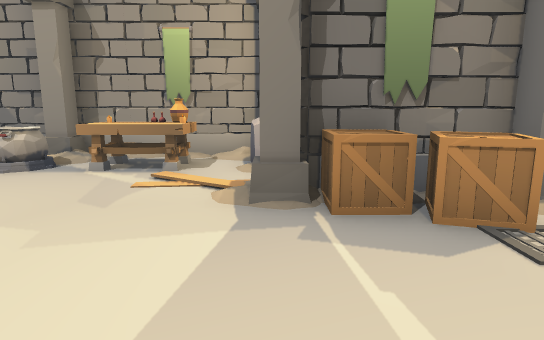
View 1 (above)

13 first-person views from a walk through a scene from a Unity 3-D project. The camera is 1.2 m above the floor, tilts 10° down and sees 75° across. The floor is counted in squares, 1 m on a side. Each view is taken from the middle of a square. On the plan, view 1 faces up. The plan holds only what a view shows up to about 14 squares ahead; the rest is blank. Some animated figures are left out.

View 2
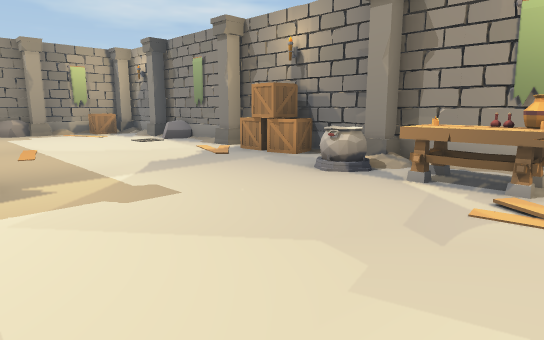

View 3
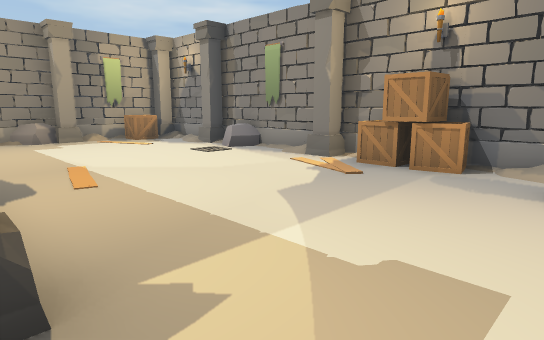

View 4
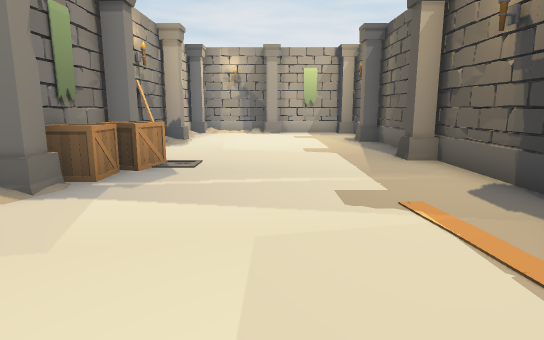

View 5
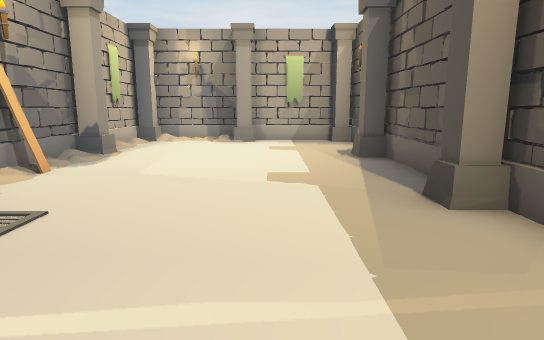

View 6
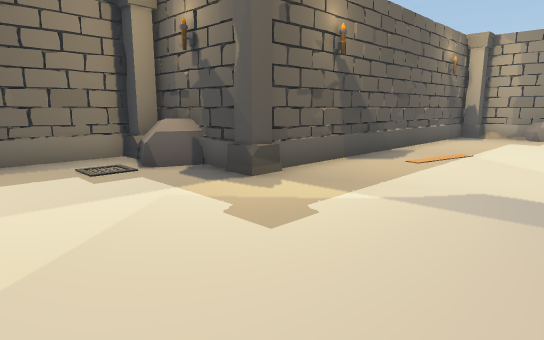

View 7
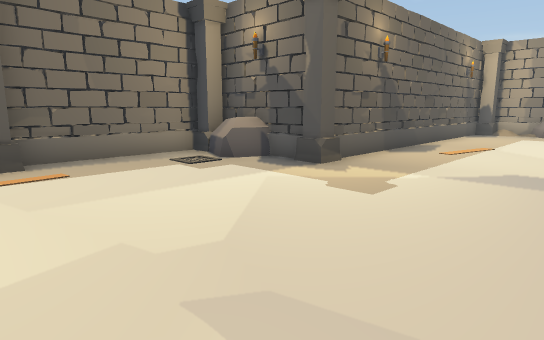

View 8
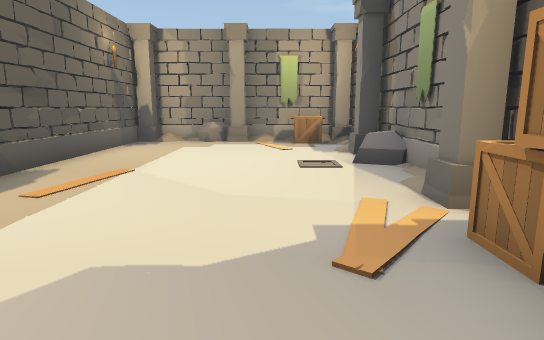

View 9
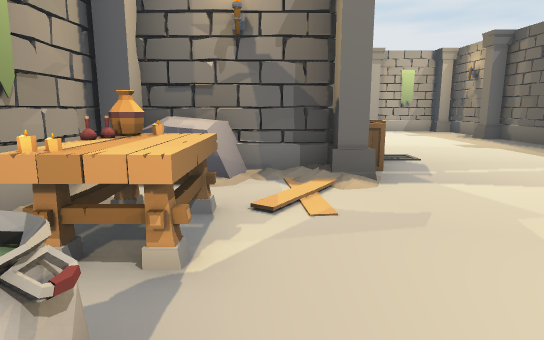

View 10
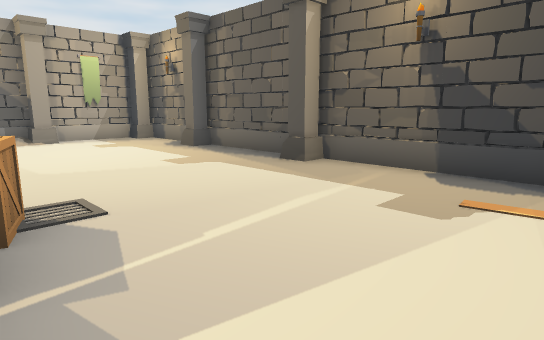

View 11
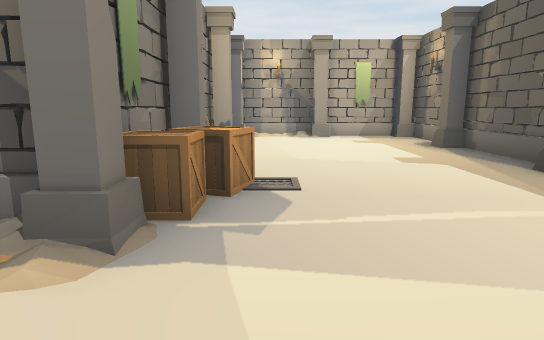

View 12
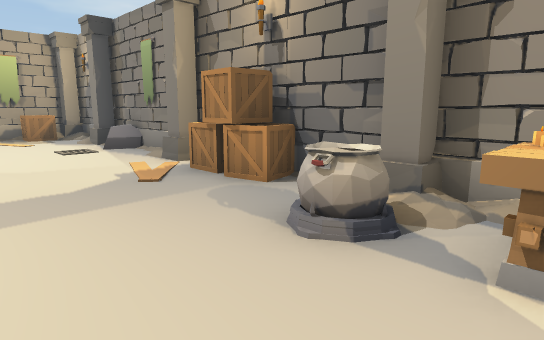

View 13
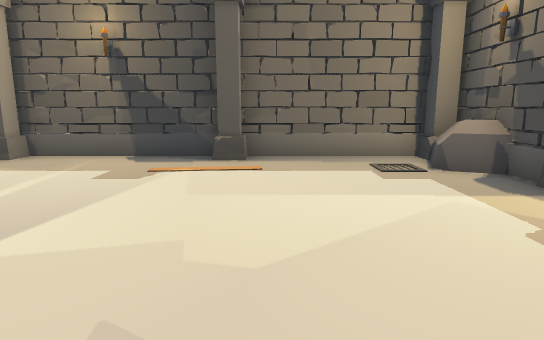

### Floor plan
Points are (right, up) in squares from view 1. A wall is a line through its corners. A room is listed if a view was taken in it or the views show most of it. See-through windows are left out.
Room 1 (views 1, 2, 3, 4, 5, 6, 7, 8, 9, 10, 11, 12, 13)
walls: (-7.4, 0.4) (-7.4, -0.4); (-6.5, -2.9) (7.5, -2.9); (-0.4, 8.9) (-9.5, 8.9); (-11.4, 8.9) (-13.5, 8.9); (5.4, 4.4) (5.3, 4.9); (5.7, 4.7) (5.2, 4.6); (-16.6, 8.9) (-19.4, 8.9) (-19.4, 1.6); (9.1, -2.9) (12.4, -2.9) (12.4, 3.4); (-18.5, 1.1) (-7.8, 1.1); (10.5, 4.9) (0.4, 4.9) (0.4, 6.5)
low walls: (5.8, 4.5) (5.4, 4.4)
ways out: opening at (11, 4)
objects: column (-19, 1) to (-19, 2); rock (-19, 4); column (-19, 5); box (-19, 7) to (-18, 8); column (-19, 8) to (-19, 9); column (-16, 8) to (-15, 9); rock (-14, 8) to (-14, 9); column (-11, 8) to (-10, 9); box (-9, 8); rock (-8, -2) to (-6, -1); box (-8, 8); column (-7, -3) to (-7, -2); column (-7, 1); box (-7, 8); pot (-5, 7); column (-5, 8) to (-5, 9); table (-4, 7) to (-3, 7); candle (-4, 8); candle (-3, 8); column (-2, -3) to (-2, -2); other object (-2, 7); bottle (-2, 8); other object (-1, 8); column (0, 5); rock (0, 7) to (1, 8); column (0, 8) to (0, 9); box (1, 4) to (2, 4); box (2, 3); column (3, -3) to (4, -2); column (3, 4) to (3, 5); column (8, -3) to (8, -2); column (8, 4) to (8, 5); column (12, -3) to (12, -2); column (12, 1)

Where each view was taken, in squares from view 1:
view 1: 0 up, 0 right, facing up
view 2: 1 up, 1 left, facing up-left
view 3: 1 up, 5 left, facing up-left
view 4: 1 up, 5 left, facing right
view 5: 0 up, 1 left, facing right
view 6: 6 up, 3 left, facing down-left
view 7: 6 up, 1 left, facing down-left
view 8: 6 up, 6 left, facing left
view 9: 6 up, 6 left, facing right
view 10: 4 up, 2 left, facing down-right
view 11: 3 up, 3 left, facing right
view 12: 4 up, 3 left, facing up-left
view 13: 6 up, 3 left, facing down
